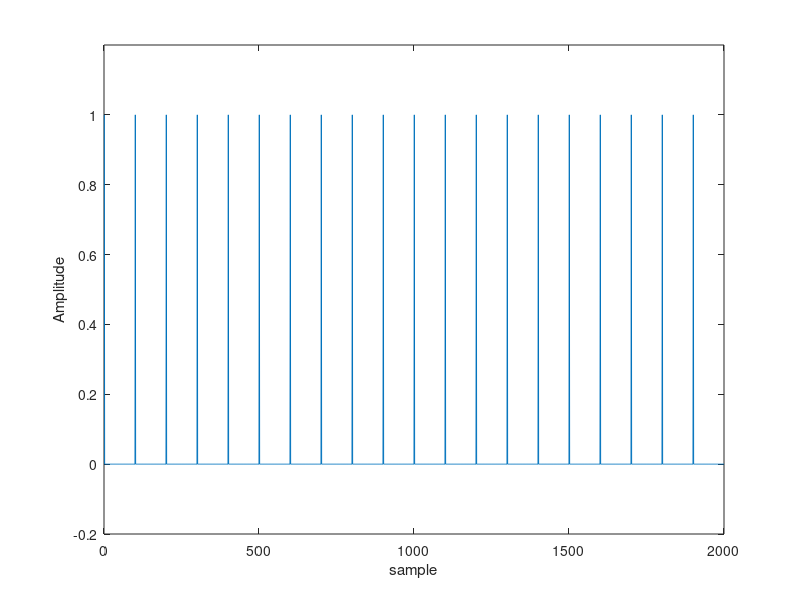
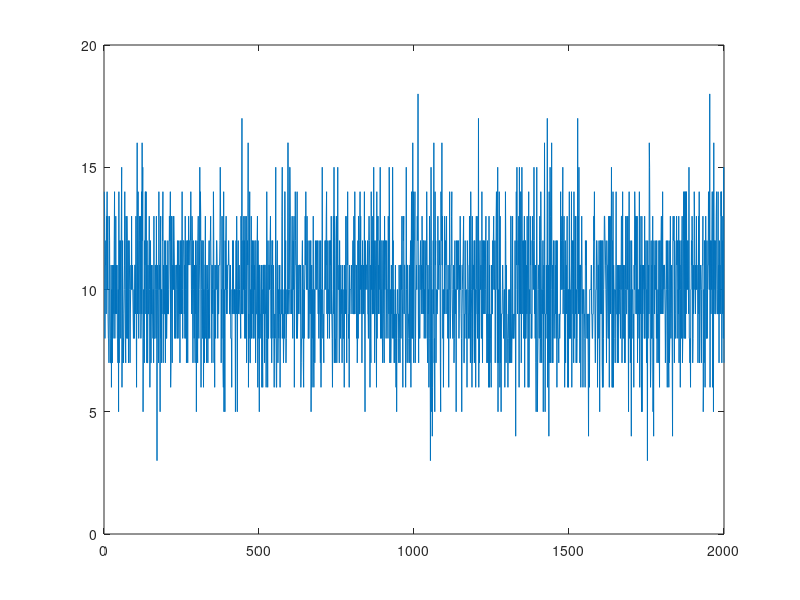
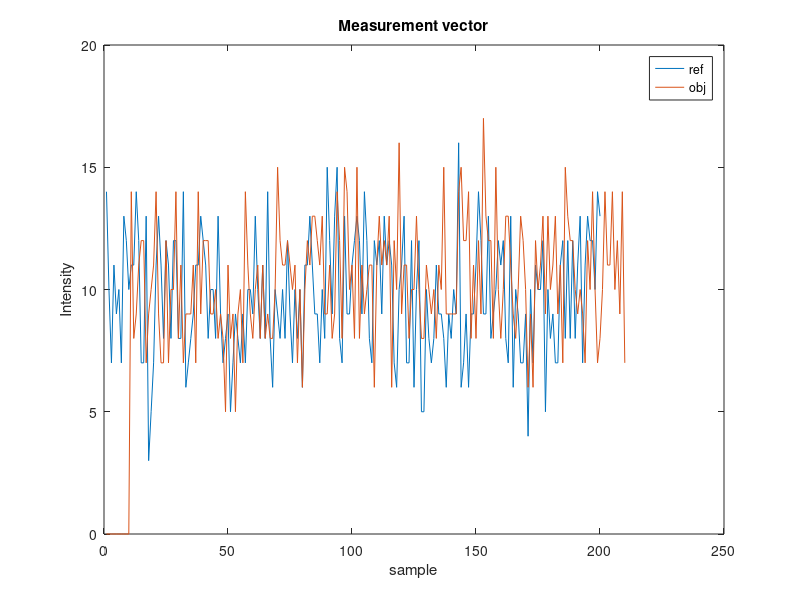

Here is the MATLAB script that generated these plots, in order: (Note: this script raises an error after producing the figures.)
clear all;
close all;
clc;

f=1000;
T=1/f;
fs=50;
Ts=1/fs;
k= 1; %sparse level per cycles
Nc = 100 % number sample per cycles
M = Nc*f/500; % number tranfers
N= Nc * f/fs; % length of signal

% generate signal reference
refsig = zeros(N,1);
ref= zeros(Nc,1) % signal tranfers
ref(1,1)= 1;

% time of the light wave flighting from the object to the imaging sensor
shiftime = 10;

% generate signal object
objsig = zeros(N,1);
obj = zeros(Nc,1)
obj (1+shiftime: k+shiftime)=1;

for i= 1:f/fs
    refsig((i-1)*Nc+1:i*Nc) = ref(:,1);
    
end

for i= 1:N
    t(i) = (i-1)/(f*Nc);
end

figure(1);
plot(t,refsig,'linewidth',2)
plot(refsig);
ylim([-0.2 1.2]);
xlabel('sample');
ylabel('Amplitude');

% generate encode signal
Phi = randi([0 1],N,N);
y=Phi*refsig;



figure(2);
plot(y)



Tk_ref=1;
Tk_obj=10;
for i=1:M
   position_ref(i,1) = (i-1) *shiftime+ Tk_ref
   position_obj(i,1) = (i-1) *shiftime+ Tk_obj
   if (position_ref(i) > N )
       position_ref(i) = position_ref(i)-N
   end 
   if (position_obj(i) > N )
       position_obj(i) = position_obj(i)-N
   end
   
end

outputref = zeros(M,1);
outputobj = zeros(M,1);

%Making random measurements
A1=zeros(M,N);
A2=zeros(M,N);

    

for i=1 : M
    outputref(i) = y(position_ref(i));
    A1(i,:) = Phi(position_ref(i),:);
    outputobj(i) = y(position_obj(i));
    A2(i,:) = Phi(position_obj(i),:);
end

tof=10; 

outputobj(M+1:M+tof)= 0;
outputobj = circshift(outputobj,tof)

A3=zeros(size(A2,1)+tof,size(A2,2)+tof);
A3(1+tof:end,1+tof:end)= A2
% 
figure(3)
plot(outputref);
hold on
plot(outputobj);
xlabel('sample');
ylabel('Intensity');
title('Measurement vector');
legend('ref','obj')

% %Adding some measurement noise.
% SNR=15;
% outputobj=createNoise(outputobj,SNR);
% 
% 
% %Measurement vector with noise.
% outputobj = outputobj + e ;
% figure(4);
% plot(outputref);
% hold on
% plot(outputobj);
% title(sprintf('Measurement vector with noise at SNR=%d dB', SNR));



cvx_begin
    variable xp_ref(N);
    minimize (norm(xp_ref,1));
    subject to
    A1*xp_ref==outputref;
cvx_end

% obj = OrthogonalMatchingPursuit(A,20,outputobj);

cvx_begin
    variable xp_obj(N+tof);
    minimize (norm(xp_obj,1));
    subject to
    A3*xp_obj==outputobj; 

%     norm(A*obj-outputobj,2) <= eps
%     minimize (norm(A*obj-outputobj,2)+0.01*norm(obj,1));
cvx_end

% diff = refsig - xp_obj;
% recovery_error = norm(diff) / norm(refsig);
% fprintf('recovery error: %0.4f\n', recovery_error);


figure(5)
plot(xp_ref)
hold on
plot(xp_obj)
xlabel('sample');
ylabel('Amplitude');
title('Reconstructed signal');
legend('ref','obj')

